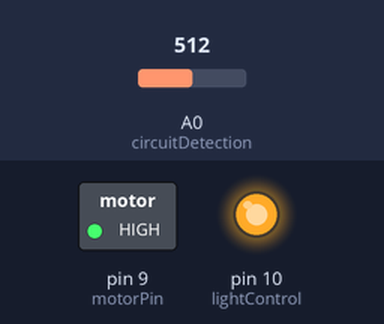
Simulated run of this sketch. Board: Arduino Uno, built with avr-gcc and run on an emulated ATmega328P. On the bench: switched loads named in the sketch (green lamp = pin HIGH), output pins drawn as LEDs (lit = HIGH). The test bench sets the inputs (shaded band); at power-on: A0 (circuitDetection) = 512. What the sketch prints to the serial monitor is not drawn.

Above: at 1.2 s.
1.3 s: A0 (circuitDetection) set to 40
3.1 s: A0 (circuitDetection) set to 60
Timing chart, 0 to 6.1 s (numbered marks = the images above; inputs shaded):
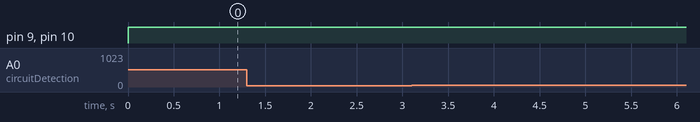

Measured:
- after the input at 1.3 s, every drawn part: stays the same
- after the input at 3.1 s, every drawn part: stays the same

The sketch:

edit.ino
```cpp
int motorPin = 9;
int lightControl = 10;
//int circuitDetection = 4;
int circuitDetection = A0;
int initialSetup = 0;

void setup(){
   Serial.begin(9600);
    pinMode(motorPin, OUTPUT);
    pinMode(circuitDetection, INPUT);
    pinMode(lightControl, OUTPUT);


     //digitalWrite(circuitDetection, OUTPUT);
     //  pinMode(secondPin, OUTPUT);
  // analogWrite(analogPin, 255);
}
int val;
//boolean newData = false;
void loop(){
  if(initialSetup == 0){
     digitalWrite(motorPin, HIGH);
     digitalWrite(lightControl, HIGH);
     //delay(8000);
     initialSetup += 1;
  } else {
    val = analogRead(circuitDetection);
  //val = digitalRead(circuitDetection);
 // Serial.println(val);

  //digitalWrite(secondPin, HIGH);

 // Serial.println(val);
  // if(Serial.available() > 0){
    // char water = Serial.read();
    // Serial.println(water);
   //}
   //delay(300);

    if(val > 50){
     digitalWrite(motorPin, HIGH);
     digitalWrite(lightControl, HIGH);

     Serial.write("L");
     delay(200);
   } else if (val < 50 ){
      //digitalWrite(motorPin, LOW);
      //digitalWrite(lightControl, LOW);

      Serial.write("H");
      delay(200);
  }

   //delay(100);
  //delay(1000);

  }
  }
```
